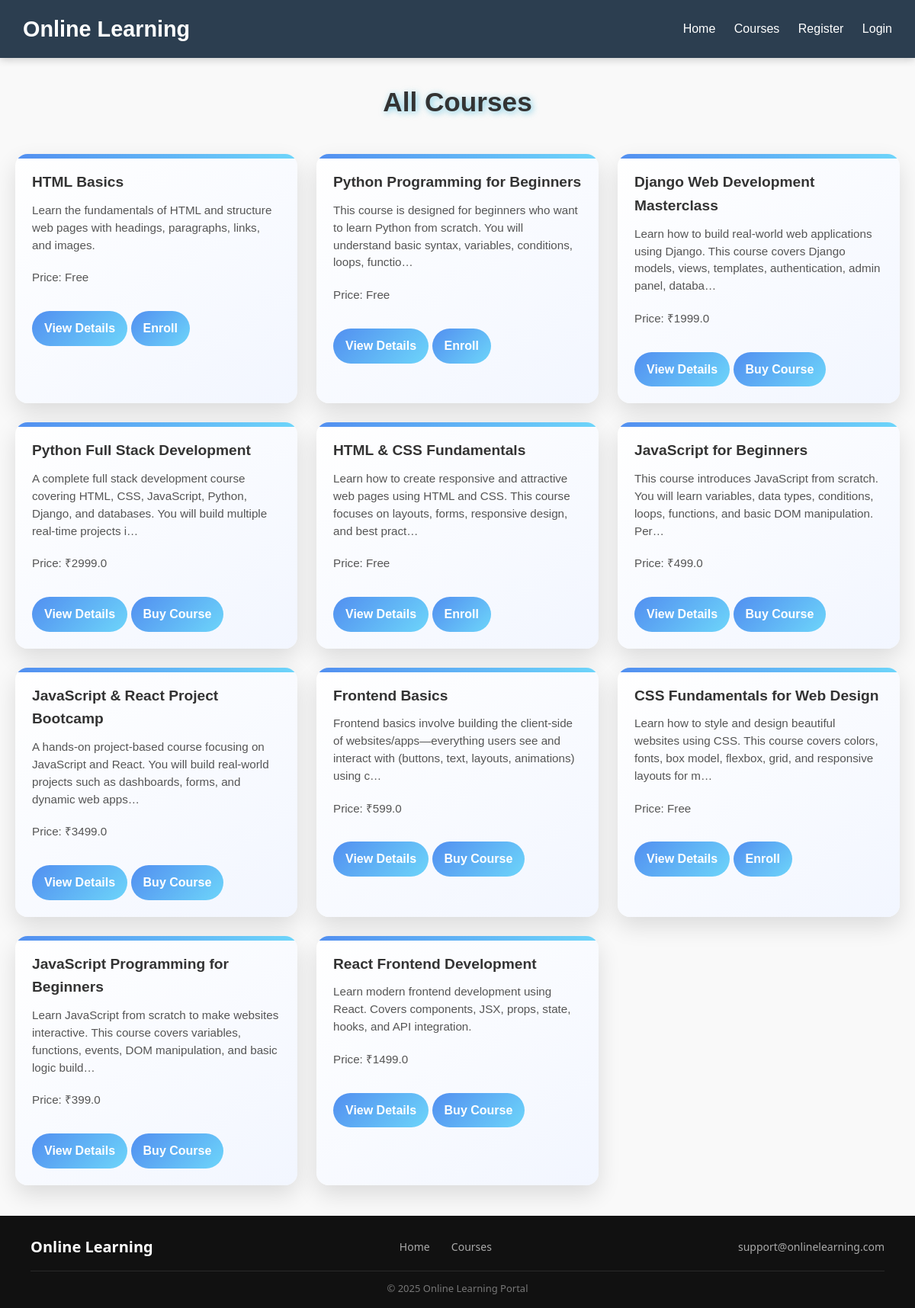
Page /courses/ on the committed database.
### learning_app/models.py (models this page shows, shortened)
class Course(models.Model):
    title = models.CharField(max_length=200)
    description = models.TextField()
    is_paid = models.BooleanField(default=False)
    price = models.FloatField(default=0)
    thumbnail = models.ImageField(upload_to='course_thumbnails/', null=True, blank=True)

### learning_app/views.py (the view)
# urls.py: path('courses/', views.courses_view, name='courses'),
def courses_view(request):
    courses = Course.objects.all()
    return render(request, 'learning_app/courses.html', {'courses': courses})

### learning_app/templates/learning_app/courses.html
{% extends 'learning_app/base.html' %}
{% block content %}
<h2 class="course">All Courses</h2>
<div class="course-grid">
    {% for course in courses %}
    <div class="course-card">
        <h3>{{ course.title }}</h3>
        <p>{{ course.description|truncatechars:150 }}</p>
        <p>Price: {% if course.is_paid %} ₹{{ course.price }} {% else %} Free {% endif %}</p>
        <a href="{% url 'course_detail' course.id %}" class="btn">View Details</a>
        {% if course.is_paid %}
            <a href="{% url 'payment' course.id %}" class="btn enroll">Buy Course</a>
        {% else %}
            <a href="{% url 'enroll_course' course.id %}" class="btn enroll">Enroll</a>
        {% endif %}
    </div>
    {% empty %}
    <p>No courses found.</p>
    {% endfor %}
</div>
{% endblock %}

### learning_app/static/css/style.css (style rules this page uses)
* { margin: 0; padding: 0; box-sizing: border-box; }
body { font-family: 'Poppins', Arial, sans-serif; background: #f9f9f9; color: #333; line-height: 1.6; }
.course { font-size: 2.2rem; text-align: center; text-shadow: 2px 2px 8px rgba(35, 171, 212, 0.6); margin-top: 30px; }
.course-grid { display: grid; grid-template-columns: repeat(auto-fit, minmax(320px, 1fr)); gap: 25px; padding: 40px 20px; }
.course-card { background: linear-gradient(145deg, #ffffff, #f2f6ff); border-radius: 16px; padding: 22px; box-shadow: 0 12px 30px rgba(0,0,0,0.12); transition: all 0.35s ease; cursor: pointer; position: relative; overflow: hidden; }
.course-card::before { content: ""; position: absolute; top: 0; left: 0; height: 6px; width: 100%; background: linear-gradient(90deg, #528FF0, #6dd5fa); }
.course-card h3 { font-size: 1.2rem; margin-bottom: 10px; }
.course-card p { color: #555; font-size: 0.95rem; line-height: 1.5; margin-bottom: 20px; }
.course-card .btn { display: inline-block; margin-top: 12px; padding: 10px 16px; border-radius: 30px; background: linear-gradient(135deg, #528FF0, #6dd5fa); color: #fff; font-weight: 600; text-decoration: none; transition: 0.3s ease; }

### rows in the picture
Course: title "HTML Basics", description "Learn the fundamentals of HTML and structure web pages with headings, paragraphs, links, and images.", is_paid "Free"
Course: title "Python Programming for Beginners", description "This course is designed for beginners who want to learn Python from scratch. You will understand basic syntax, variables, conditions, loops, functio…", is_paid "Free"
Course: title "Django Web Development Masterclass", description "Learn how to build real-world web applications using Django. This course covers Django models, views, templates, authentication, admin panel, databa…", price "1999.0", is_paid "Buy Course"
Course: title "Python Full Stack Development", description "A complete full stack development course covering HTML, CSS, JavaScript, Python, Django, and databases. You will build multiple real-time projects i…", price "2999.0", is_paid "Buy Course"
Course: title "HTML & CSS Fundamentals", description "Learn how to create responsive and attractive web pages using HTML and CSS. This course focuses on layouts, forms, responsive design, and best pract…", is_paid "Free"
Course: title "JavaScript for Beginners", description "This course introduces JavaScript from scratch. You will learn variables, data types, conditions, loops, functions, and basic DOM manipulation. Per…", price "499.0", is_paid "Buy Course"
Course: title "JavaScript & React Project Bootcamp", description "A hands-on project-based course focusing on JavaScript and React. You will build real-world projects such as dashboards, forms, and dynamic web apps…", price "3499.0", is_paid "Buy Course"
Course: title "Frontend Basics", description "Frontend basics involve building the client-side of websites/apps—everything users see and interact with (buttons, text, layouts, animations) using c…", price "599.0", is_paid "Buy Course"
Course: title "CSS Fundamentals for Web Design", description "Learn how to style and design beautiful websites using CSS. This course covers colors, fonts, box model, flexbox, grid, and responsive layouts for m…", is_paid "Free"
Course: title "JavaScript Programming for Beginners", description "Learn JavaScript from scratch to make websites interactive. This course covers variables, functions, events, DOM manipulation, and basic logic build…", price "399.0", is_paid "Buy Course"
Course: title "React Frontend Development", description "Learn modern frontend development using React. Covers components, JSX, props, state, hooks, and API integration.", price "1499.0", is_paid "Buy Course"
